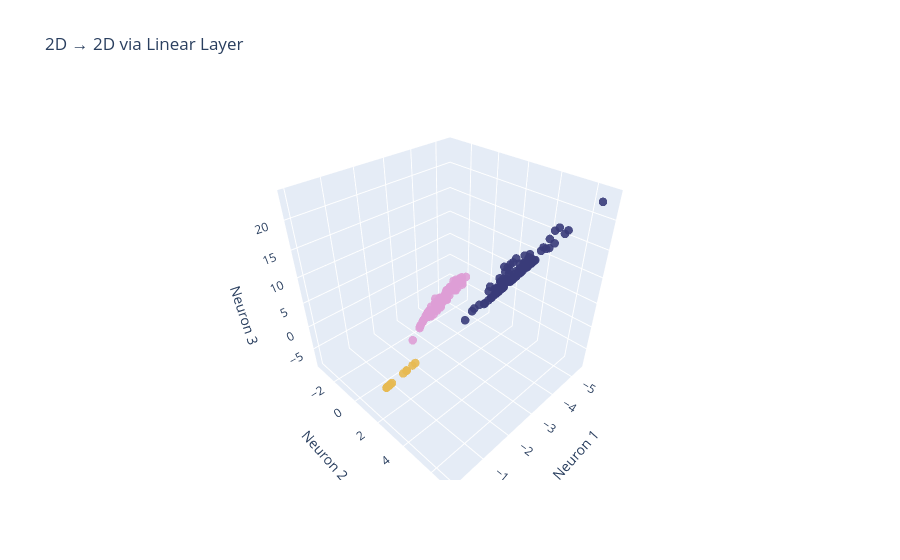

The notebook cell this image was saved under:
### Code cell
plot_3d_output(Z2, y, "2D → 2D via Linear Layer")

### Figure 1 — Plotly figure (JSON) as saved in the notebook; plotly's stock layout.template omitted (floating-point values rounded to 4 significant figures; data arrays with more than 128 entries replaced by an {"elided": "..."} marker saying what was removed)
{"data": [{"marker": {"color": {"elided": "300 int values"}, "colorscale": [[0, "rgb(57, 59, 121)"], [0.5, "rgb(231, 186, 82)"], [1, "rgb(222, 158, 214)"]], "opacity": 0.9, "size": 5, "symbol": "circle"}, "mode": "markers", "type": "scatter3d", "x": {"elided": "300 float values"}, "y": {"elided": "300 float values"}, "z": {"elided": "300 float values"}}], "layout": {"scene": {"xaxis": {"title": {"text": "Neuron 1"}}, "yaxis": {"title": {"text": "Neuron 2"}}, "zaxis": {"title": {"text": "Neuron 3"}}}, "title": {"text": "2D → 2D via Linear Layer"}}}
